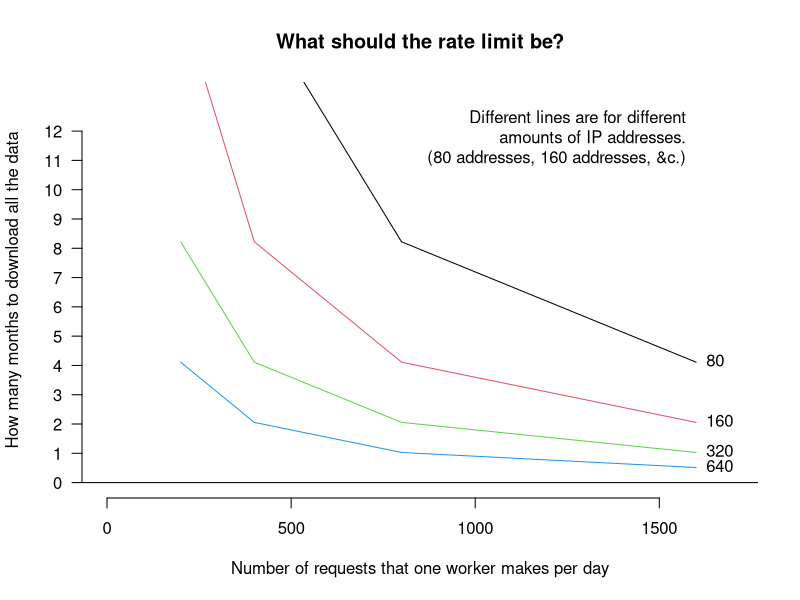

This figure's R source:
N <- 8e6
ip.addresses <- 10 * 2^(3:6)
daily.quota <- 100 * 2^(1:4)

plot(0, 0, main = 'What should the rate limit be?',
     xlab = 'Number of requests that one worker makes per day',
     xlim = c(0, max(daily.quota) + 100),
     ylab = 'How many months to download all the data',
     ylim = c(0, 400),
     type = 'n', bty = 'n', axes = F
)
axis(1)
axis(2, at = ((0:12)/12) * 365, labels = 0:12, las = 1)
abline(h = 0)

color <- 1
for (i in ip.addresses) {
    y <- 2*N/(i*daily.quota)
    lines(y ~ daily.quota, col = color)
    color <- color + 1
}
text(max(daily.quota), 2*N/(ip.addresses * max(daily.quota)),
     label = ip.addresses, pos = 4)
text(max(daily.quota), 350, pos = 2,
     'Different lines are for different\namounts of IP addresses.\n(80 addresses, 160 addresses, &c.)')
